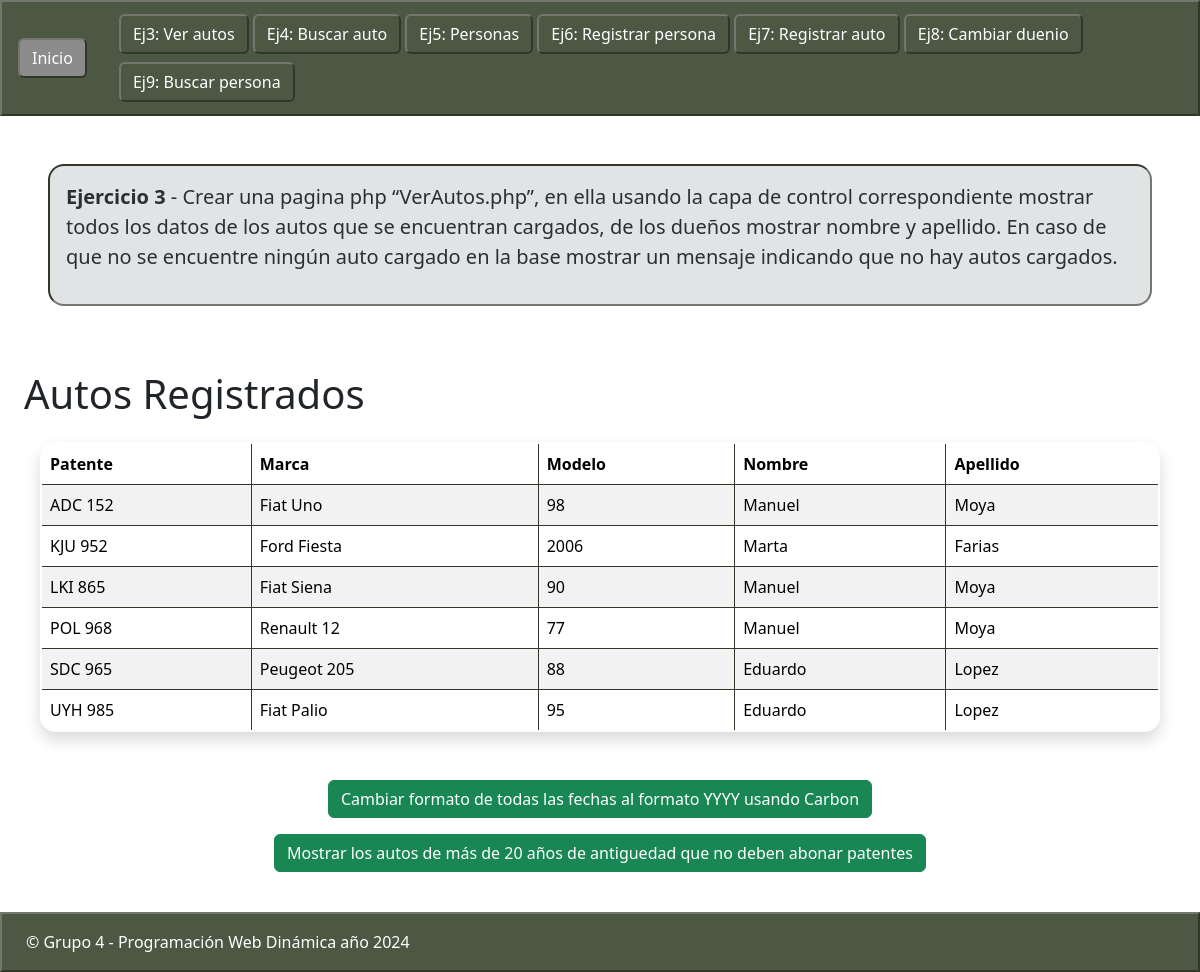
The page /View/Ejercicios/Ej3/verAutos.php on the database its author committed.
### tables this page shows
CREATE TABLE `AUTO` (
  `Patente` varchar(10) NOT NULL,
  `Marca` varchar(50) NOT NULL,
  `Modelo` int(11) NOT NULL,
  `DniDuenio` varchar(10) NOT NULL,
  PRIMARY KEY  (`Patente`)
);

### Util/autoloader.php (called while the page is built, shortened)
<?php
spl_autoload_register(function ($class_name) {
    $directories = array(
        $_SESSION['ROOT'] . '/Model/',
        $_SESSION['ROOT'] . '/Util/',
        $_SESSION['ROOT'] . '/Controller/',
        $_SESSION['ROOT'] . '/View/Assets/',
    );
    $index = 0;
    $found = false;
    while ($index < count($directories) && !$found) {
        $directory = $directories[$index];
        $file = $directory . $class_name . '.php';
        $index++;
    }
    return;
});

### Model/BaseDatos.php (called while the page is built, shortened)
<?php
class BaseDatos extends PDO {
  	private $conected;
  	private $indice;
  	private $resultado;
    public function __construct() {
        $this->indice = 0;
        $this->conected = false;
        try {
            $this->conected = true;
        } catch (PDOException $e) {
            $this->error = $e->getMessage();
        }
    }
    public function Iniciar() {
        return $this->getConected();
    }
    public function getConected() {
        return $this->conected;
    }
    public function setSQL($e) {
        return "\n".$this->sql = $e;
    }
    private function setIndice($valor) {
        $this->indice = $valor;
    }
    private function getIndice() {
        return $this->indice;
    }
    private function setResultado($valor) {
        $this->resultado = $valor;
    }
    private function getResultado() {
        return $this->resultado;
    }
    public function Ejecutar($sql) {
        if (stristr($sql, "select")) {
            $resp =  $this->EjecutarSelect($sql);
        }
        return $resp;
   }
    private function EjecutarSelect($sql) {
        $cant = -1;
        $resultado = parent::query($sql);
        if (!$resultado) {
            $this->analizarDebug();
        } else {
            $this->setResultado($resultado->fetchAll());
            $cant = count($this->getResultado());
        }
        return $cant;
   }
    public function Registro() {
        $filaActual = false;
        $indiceActual = $this->getIndice();
        if ($indiceActual >= 0) {
            $filas = $this->getResultado();
            if($indiceActual < count($filas)) {
                $filaActual = $filas[$indiceActual];
            } else {
                $this->setIndice(-1);
            }
        }
        return $filaActual;
   }
}

### Model/Auto.php (called while the page is built, shortened)
<?php
include_once 'BaseDatos.php';
include_once 'Persona.php';
Class Auto {
    private $Patente;
    private $Marca;
    private $Duenio;
    public function __construct($pat = null, $mar = null, $mod = null, $persona = null) {
        $this->Patente = $pat;
        $this->Marca = $mar;
        $this->Duenio = $persona;
    }
    public function setPatente($pat) {
        $this->Patente = $pat;
    }
    public function getPatente() {
        return $this->Patente;
    }
    public function setMarca($mar) {
        $this->Marca = $mar;
    }
    public function getMarca() {
        return $this->Marca;
    }
    public function setDuenio($persona) {
        $this->Duenio = $persona;
    }
    public function getDuenio() {
        return $this->Duenio;
    }
    public function listar($condicion = "") {
        $coleccion = [];
        $bD = new BaseDatos();
        if ($bD->Iniciar()) {
            $consulta = "SELECT * FROM Auto ";
            if ($condicion != "") {
                $consulta = $consulta.' WHERE '.$condicion;
            }
            $consulta .= " order by Patente ";
            if ($bD->Ejecutar($consulta)) {
                while ($row = $bD->Registro()) {
                    $persona = new Persona();
                    $persona->buscarDatos($row['DniDuenio']);
                    $auto = new Auto();
                    $auto->cargarDatos($row['Patente'], $row['Marca'], $row['Modelo'], $persona);
                    array_push($coleccion, $auto);
                }
            } else {
                $this->setMensajeDeOperacion($bD->getError());
            }
        } else {
            $this->setMensajeDeOperacion($bD->getError());
        }
        return $coleccion;
    }
}
?>

### Controller/ABMAuto.php (called while the page is built, shortened)
<?php
class ABMAuto{
    public function buscar($param = null){
        $where = " true ";
        $arreglo = (new Auto())->listar($where);
        return $arreglo;
    }
}
?>

### Model/Persona.php (called while the page is built, shortened)
<?php
include_once 'BaseDatos.php';
Class Persona{
    private $NroDni;
    private $Apellido;
    private $Nombre;
    private $fechaNac;
    private $Telefono;
    private $Domicilio;
    public function __construct($dni = null, $ape = null, $nom = null, $fecha = null, $tel = null, $dom = null) {
        $this->NroDni = $dni;
        $this->Apellido = $ape;
        $this->Nombre = $nom;
        $this->fechaNac = $fecha;
        $this->Telefono = $tel;
        $this->Domicilio = $dom;
    }
    public function setNroDni($dni) {
        $this->NroDni = $dni;
    }
    public function getNroDni() {
        return $this->NroDni;
    }
    public function setApellido($ape) {
        $this->Apellido = $ape;
    }
    public function getApellido() {
        return $this->Apellido;
    }
    public function setNombre($nom) {
        $this->Nombre = $nom;
    }
    public function getNombre() {
        return $this->Nombre;
    }
    public function setFechaNac($fecha) {
        $this->fechaNac = $fecha;
    }
    public function getFechaNac() {
        return $this->fechaNac;
    }
    public function setTelefono($tel) {
        $this->Telefono = $tel;
    }
    public function getTelefono() {
        return $this->Telefono;
    }
    public function setDomicilio($dom) {
        $this->Domicilio = $dom;
    }
    public function getDomicilio() {
        return $this->Domicilio;
    }
    public function buscarDatos($dni) {
        $bD = new BaseDatos();
        $resultado = false;
        if ($bD->Iniciar()) {
            $consulta = "SELECT * FROM Persona WHERE NroDni = '$dni'";
            if ($bD->Ejecutar($consulta)) {
                if ($row = $bD->Registro()) {
                    $resultado = true;
                }
            } else {
                $this->setMensajeDeOperacion($bD->getError());
            }
        } else {
            $this->setMensajeDeOperacion($bD->getError());
        }
        return $resultado;
    }
    public function toArray() {
        return ([
            'NroDni' => ($this->getNroDni()),
            'Apellido' => ($this->getApellido()),
            'Nombre' => ($this->getNombre()),
            'fechaNac' => ($this->getFechaNac()),
            'Telefono' => ($this->getTelefono()),
            'Domicilio' => ($this->getDomicilio())
        ]);
    }
}
?>

### View/Assets/Helper.php (the view)
<?php
class Helper {
    public static function arrayToHtmlTable($array) {
        $tablaHtml = "El array está vacio, no es posible generar tabla";
        if (!empty($array)) {
            $tablaHtml = '<table class="table table-striped table-hover table-bordered shadow table-rounded">';
            $tablaHtml .= '<thead><tr>';
            foreach (array_keys($array[0]) as $header) {
                $tablaHtml .= '<th>' . htmlspecialchars($header) . '</th>';
            }
            $tablaHtml .= '</tr></thead>';
            $tablaHtml .= '<tbody>';
            foreach ($array as $row) {
                $tablaHtml .= '<tr>';
                foreach ($row as $cell) {
                    $tablaHtml .= '<td>' . htmlspecialchars($cell) . '</td>';
                }
                $tablaHtml .= '</tr>';
            }
            $tablaHtml .= '</tbody>';
            $tablaHtml .= '</table>';
        }
        return $tablaHtml;
    }
}

### View/Structure/Head.php (shortened to what this page needs)
<!DOCTYPE html>
<html lang="es">
    <head>
        <?php include_once "Links.php" ;?>
    </head>
    <body class="d-flex flex-column min-vh-100">
        <header>
            <?php  include_once "Navbar.php";?>
        </header>

### View/Structure/Links.php (shortened to what this page needs)
<link href="<?php echo BASE_URL; ?>/View/Assets/css/bootstrap/bootstrap.min.css" rel="stylesheet">
<link href="<?php echo BASE_URL; ?>/View/Assets/css/styles.css" rel="stylesheet">

### View/Structure/Navbar.php
<nav class="navbar navbar-expand-sm contenedor-inactivo-steam">
    <div class="mx-2 my-1">
        <a class="btn btn-primary btn-steam3 mx-2" href="<?php echo BASE_URL; ?>/index.php">Inicio</a>
    </div>
    <div class="mx-3">
        <a class="btn btn-primary btn-steam my-1" href="<?php echo BASE_URL ;?>/View/Ejercicios/Ej3/verAutos.php">Ej3: Ver autos</a>
        <a class="btn btn-primary btn-steam my-1" href="<?php echo BASE_URL ;?>/View/Ejercicios/Ej4/buscarAuto.php">Ej4: Buscar auto</a>
        <a class="btn btn-primary btn-steam my-1" href="<?php echo BASE_URL ;?>/View/Ejercicios/Ej5/listaPersonas.php">Ej5: Personas</a>
        <a class="btn btn-primary btn-steam my-1" href="<?php echo BASE_URL ;?>/View/Ejercicios/Ej6/NuevaPersona.php">Ej6: Registrar persona</a>
        <a class="btn btn-primary btn-steam my-1" href="<?php echo BASE_URL ;?>/View/Ejercicios/Ej7/NuevoAuto.php">Ej7: Registrar auto</a>
        <a class="btn btn-primary btn-steam my-1" href="<?php echo BASE_URL ;?>/View/Ejercicios/Ej8/CambioDuenio.php">Ej8: Cambiar duenio</a>
        <a class="btn btn-primary btn-steam my-1" href="<?php echo BASE_URL ;?>/View/Ejercicios/Ej9/BuscarPersona.php">Ej9: Buscar persona</a>
    </div>
</nav>

### View/Ejercicios/Ej3/verAutos.php (shortened to what this page needs)
<?php
$arrAutos = (new ABMAuto())->buscar();
$resultado = "<div class='alert alert-warning border-steam-inactivo'>
                <h5> Datos no recibidos.</h5>
            </div>";
if (empty($arrAutos)) {
    $resultado = "  <div class='alert alert-warning border-steam-inactivo'>
                    <h5> No se encuentran autos cargados en la BD.</h5>
                </div>";
} else {
    $arreglo = [];
    foreach ($arrAutos as $auto) {
        $arreglo[] = $auto->toArrayNyA();
    }
    $resultado = Helper::arrayToHtmlTable($arreglo);
}
?>
<?php include STRUCTURE_PATH . '/Head.php'; ?>
<div class="alert alert-secondary rounded-4 m-5 border-steam-activo">
    <p class="fs-5"> <b>Ejercicio 3</b> - Crear una pagina php “VerAutos.php”, en ella usando la capa de control correspondiente
        mostrar todos los datos de los autos que se encuentran cargados, de los dueños mostrar nombre y apellido.
        En caso de que no se encuentre ningún auto cargado en la base mostrar un mensaje indicando que no hay
        autos cargados.</p>
</div>
<div class="mx-4 my-3">
    <h1> Autos Registrados </h1>
    <div class="rounded-4 overflow-x-auto p-3"><?php echo ($resultado); ?></div>
</div>
<div class="d-flex justify-content-center mb-2">
    <form action="Action/accionFomatoFechas.php" method="POST">
        <div class="form-floating mb-2 text-center">
            <button class="btn btn-success text-center" type="submit">Cambiar formato de todas las fechas al formato YYYY usando Carbon</button>
        </div>
    </form>
</div>
<div class="d-flex justify-content-center mb-2">
    <form action="Action/accionAntiguedadPatente.php" method="POST">
        <div class="form-floating mb-2 text-center">
            <button class="btn btn-success text-center" type="submit">Mostrar los autos de más de 20 años de antiguedad que no deben abonar patentes</button>
        </div>
    </form>
</div>
<?php include STRUCTURE_PATH . '/Foot.php'; ?>

### View/Structure/Foot.php (shortened to what this page needs)
        <footer class="contenedor-inactivo-steam py-3 mt-auto">
            <div class="mx-4 d-flex flex-wrap justify-content-between align-items-center">
                <div class="d-flex">
                    <span> &copy; Grupo 4 - Programación Web Dinámica año 2024 </span>
                </div>
            </div>
        </footer>
    </body>
</html>

### View/Assets/css/styles.css (style rules this page uses)
.contenedor-inactivo-steam { border-top: 2px #737770 solid; border-left: 2px #737770 solid; border-bottom: 2px #31382a solid; border-right: 2px #31382a solid; background-color: #4c5844; color: white; }
.border-steam-activo { border-top: 2px #31382a solid; border-left: 2px #31382a solid; border-bottom: 2px #737770 solid; border-right: 2px #737770 solid; }
.btn-steam { border-top: 2px #737770 solid; border-left: 2px #737770 solid; border-bottom: 2px #31382a solid; border-right: 2px #31382a solid; background-color: #4c5844; color: white; }
.btn-steam3 { border-top: 2px #737770 solid; border-left: 2px #737770 solid; border-bottom: 2px #31382a solid; border-right: 2px #31382a solid; background-color: #8C8C8C; color: white; }
.table-rounded { border-top: 2px #737770 solid; border-left: 2px #737770 solid; border-bottom: 2px #31382a solid; border-right: 2px #31382a solid; border-collapse: collapse; border-radius: 1em; overflow: hidden; }

### rows shown on the page
auto: Patente "ADC 152", Marca "Fiat Uno", Modelo "98", cell "Manuel", cell "Moya"
auto: Patente "KJU 952", Marca "Ford Fiesta", Modelo "2006", cell "Marta", cell "Farias"
auto: Patente "LKI 865", Marca "Fiat Siena", Modelo "90", cell "Manuel", cell "Moya"
auto: Patente "POL 968", Marca "Renault 12", Modelo "77", cell "Manuel", cell "Moya"
auto: Patente "SDC 965", Marca "Peugeot 205", Modelo "88", cell "Eduardo", cell "Lopez"
auto: Patente "UYH 985", Marca "Fiat Palio", Modelo "95", cell "Eduardo", cell "Lopez"

### other values the page prints
$header "Patente"
$header "Marca"
$header "Modelo"
$header "Nombre"
$header "Apellido"
